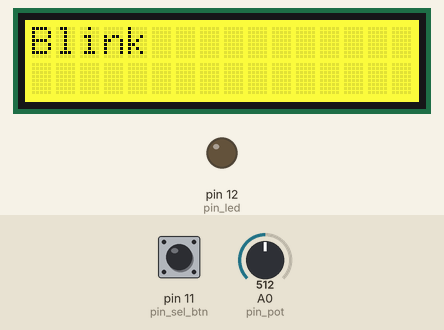
Recording of a sketch running on a simulated Arduino Uno, built with avr-gcc and run on an emulated ATmega328P. On the bench: 16×2 character LCD, output pins drawn as LEDs (lit = HIGH). The test bench sets the inputs (shaded band); at power-on: pin 11 (pin_sel_btn) LOW, A0 (pin_pot) = 512. What the sketch prints to the serial monitor is not drawn.

Above: at 2.3 s.
2.4 s: pin 11 (pin_sel_btn) pulled HIGH for 0.15 s
At 2.56 s:
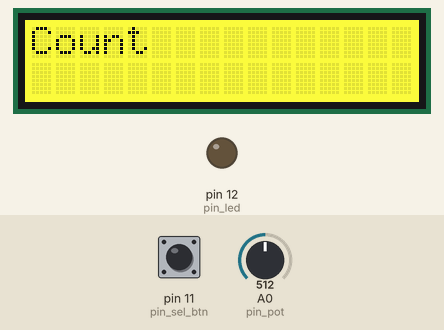
3.1 s: pin 11 (pin_sel_btn) pulled HIGH for 1 s
At 3.8 s:
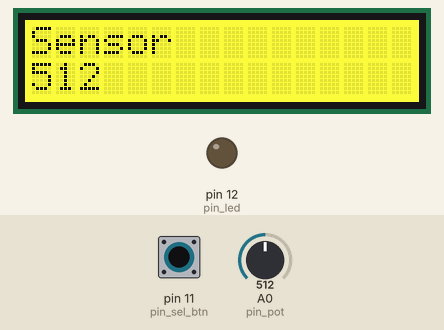
7.1 s: A0 (pin_pot) set to 716
At 8.2 s:
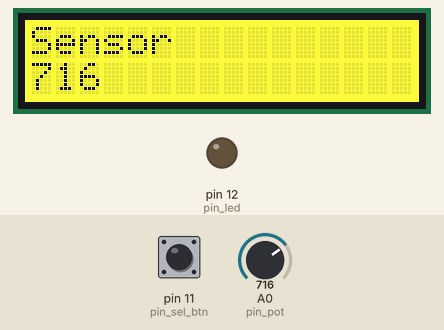
8.6 s: A0 (pin_pot) set to 900
At 9.2 s:
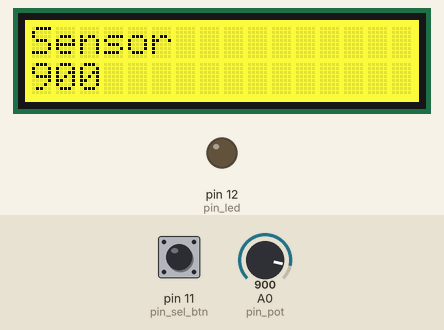
10.1 s: A0 (pin_pot) set to 1010
At 10.5 s:
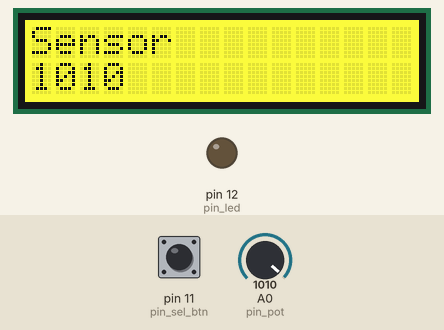
Timing chart, 0 to 13.1 s (numbered marks = the images above; inputs shaded):
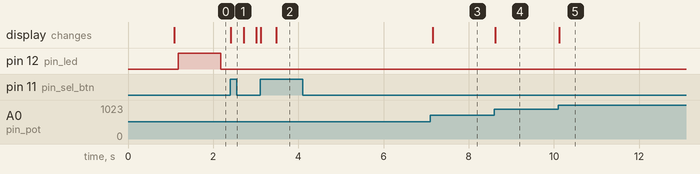

Measured:
- after the input at 2.4 s, the display: changes at once (image 1)
- after the input at 3.1 s, the display: first changes at once (image 2 shows a later state)
- after the input at 7.1 s, the display: changes after 0.06 s (image 3)
- after the input at 8.6 s, the display: changes at once (image 4)
- after the input at 10.1 s, the display: changes at once (image 5)

The sketch:

08_status_machine.ino
```cpp
// libraries
#include <rgb_lcd.h>
rgb_lcd lcd;

// pinout
byte pin_sel_btn = 11;   // selector button
byte pin_led = 12;
byte pin_pot = A0;

// apps
String appNames[] = {"Blink", "Count", "Sensor"};

// variables

// button status
bool old_sel_btn_status = 0;

// led
bool led_status = 0;  // 0: OFF, 1: ON
unsigned long old_millis_led = 0;

// app
byte current_app = 1;  // 1: blink, 2: count, 3: sensor
byte app_count;

// pot
int pot_value = 0;  // 0 ... 4095

void setup() {
  Serial.begin(9600);

  // pinout
  pinMode(pin_sel_btn, INPUT);
  pinMode(pin_led, OUTPUT);

  // init
  app_count = sizeof(appNames)/sizeof(appNames[0]);

  lcd.begin(16, 2);
  lcd.setRGB(255, 255, 0);
  lcd.print("App store");

  delay(1000);

  initApp();

}

void loop() {
  readSelBtn();
  readSerial();
  runApp();
}

void runApp() {
  switch(current_app) {
    case 1:
      app1();
      break;
    case 2:
      app2();
      break;
    case 3:
      app3();
      break;
  }
}

void initApp() {
  Serial.println("Current app is: " + appNames[current_app - 1]);

  // lcd
  lcd.clear();
  lcd.setCursor(0, 0);
  lcd.setRGB(255, 255, 0);
  lcd.print(appNames[current_app - 1]);
  delay(100);

  // LED
  led_status = 0;
  digitalWrite(pin_led, led_status);

}

void changeApp() {
  if(current_app == app_count) {
    current_app = 1;
  }
  else {
    current_app++;
  }
  initApp();
}

void readSelBtn() {
  bool btn_val = digitalRead(pin_sel_btn);

  if(btn_val == 1 && old_sel_btn_status == 0) { // rising edge
    changeApp();
    old_sel_btn_status = 1;
  }
  else if(btn_val == 0 && old_sel_btn_status == 1) { // falling edge
    old_sel_btn_status = 0;
  }
}
```

1_blink.ino
```cpp
void app1() {
  // init

  if(millis() - old_millis_led > 1000) { // non blocking "delay"
    if(led_status == 0) {
      digitalWrite(pin_led, HIGH);
      led_status = 1;
    }
    else {
      digitalWrite(pin_led, LOW);
      led_status = 0;
    }
    old_millis_led = millis();
  }

}
```

2_count.ino
```cpp
unsigned int app2_count;

void app2() {
  lcd.setCursor(0, 1);
  lcd.print("                ");
  lcd.setCursor(0, 1);
  lcd.print(app2_count);

  app2_count++;

  delay(20);
}
```

3_sensor.ino
```cpp
void app3() {
  pot_value = analogRead(pin_pot);
  Serial.println(pot_value);

  lcd.setCursor(0, 1);
  lcd.print("                ");
  lcd.setCursor(0, 1);
  lcd.print(pot_value);

  delay(20);

}
```

Serial.ino
```cpp
void readSerial() {
  if(Serial.available() > 0) {  // something is in the buffer
    String msg = "";
    msg = Serial.readStringUntil('\n');
    msg.trim();
    Serial.println("User message: " + msg);
    decodeSerial(msg);
  }
}

void decodeSerial(String msg) {
  bool match_found = false;
  String app_name;

  msg.toLowerCase();

  for(int i=0; i < app_count; i++) {
    app_name = appNames[i];
    app_name.toLowerCase();
    if(msg.equals(app_name)) {
      match_found = true;
      current_app = i + 1;
      break;
    }
  }

  if(match_found) {
    initApp();
  }
  else {
    Serial.println("Sorry, app not found!");
  }
}
```
